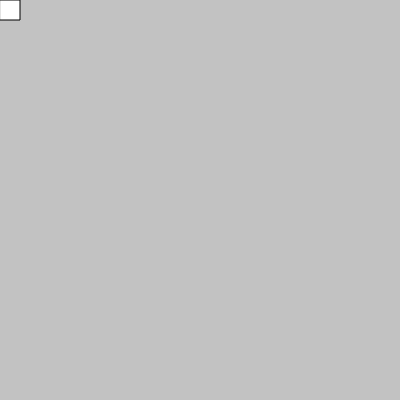
Frame 1 (no input)
Frame 60 (no input): identical to frame 1, image omitted
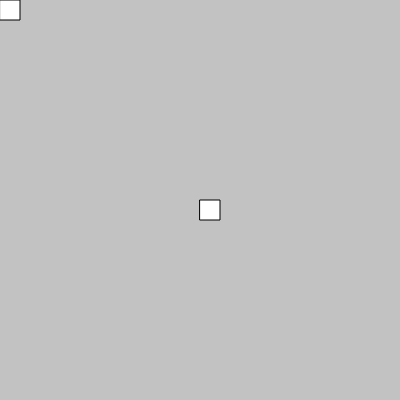
Frame 120 (the mouse pressed at the canvas centre since frame 60)

The p5.js sketch that drew these frames (run headless with seeded random() and noise() and a simulated clock; from frame 60 on, the mouse is pressed at the canvas centre):

// p5.js sketch
// ── sketch.js
console.log("this sketch is from sketch.js")
console.log("this is my first website")

function setup(){
    createCanvas(400,400)

    background (100,100);
}
function draw() {
  
}

function mouseMoved(){
    rect(mouseX,mouseY,20,20);
}
// ── Index.html
<!DOCTYPE html>
<html lang="en">
<head>
    <meta charset="UTF-8">
    <meta name="viewport" content="width=device-width, initial-scale=1.0">
    <script src="p5.js"></script>
    <link rel="stylesheet" href="style.css">
    <title>Document</title>
   
</head>
<body>
    <h1>hello we're back</h1>
    <p>HTML: HyperText Markup Language</p>
    <p>CSS: Cascading StyleSheets</p>
    <p>thank god it works</p>

    <a href="http://roblox.com">the coolest website</a>

    
    <script src="sketch.js"></script>
</body>
</html>
// ── style.css
p{
    font-size: 20px;
}

h1{ 
    font-size: 40px;
}
h1{
    color: blue;
    border: 4px solid purple;
}

body{
    background-color: rgb(143, 173, 226);
}

p{
    color: white;
}  
